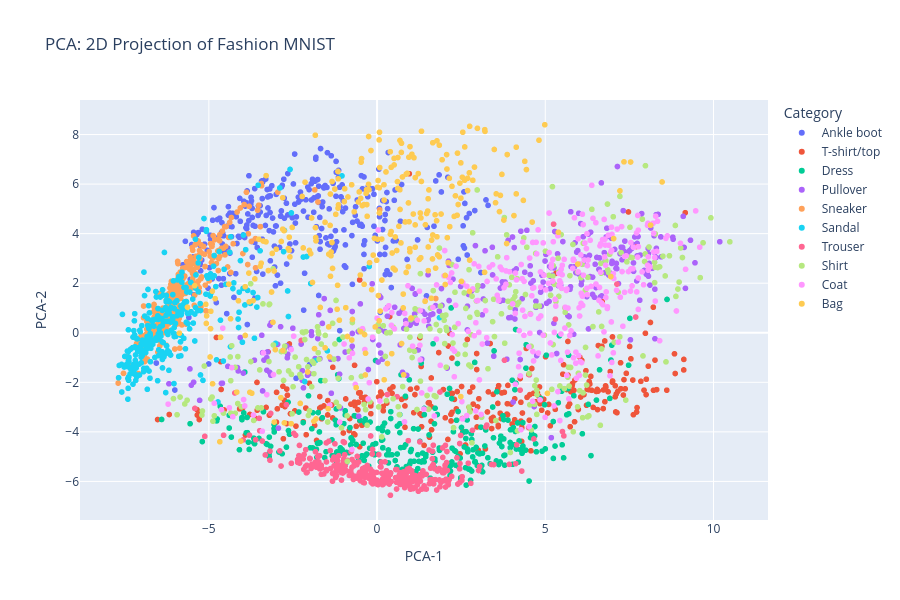

Notebook source saved alongside this figure:
### Markdown cell above
##Step 8: Compare with PCA (Baseline)

PCA is a linear dimensionality reduction technique. It's useful for comparison, but often misses nonlinear patterns that UMAP and t-SNE can detect.

### Code cell
pca = PCA(n_components=2)
pca_result = pca.fit_transform(images_flat)

pca_df = pd.DataFrame()
pca_df['PCA-1'] = pca_result[:, 0]
pca_df['PCA-2'] = pca_result[:, 1]
pca_df['Label'] = label_names

fig = px.scatter(pca_df, x='PCA-1', y='PCA-2', color='Label',
                 title="PCA: 2D Projection of Fashion MNIST",
                 labels={"Label": "Category"}, width=900, height=600)
fig.show()

### Figure 1 — Plotly figure (JSON) as saved in the notebook; plotly's stock layout.template omitted (floating-point values rounded to 4 significant figures; data arrays with more than 128 entries replaced by an {"elided": "..."} marker saying what was removed)
{"data": [{"hovertemplate": "Category=Ankle boot<br>PCA-1=%{x}<br>PCA-2=%{y}<extra></extra>", "legendgroup": "Ankle boot", "marker": {"color": "#636efa", "symbol": "circle"}, "mode": "markers", "name": "Ankle boot", "showlegend": true, "type": "scattergl", "x": {"elided": "295 float values"}, "xaxis": "x", "y": {"elided": "295 float values"}, "yaxis": "y"}, {"hovertemplate": "Category=T-shirt/top<br>PCA-1=%{x}<br>PCA-2=%{y}<extra></extra>", "legendgroup": "T-shirt/top", "marker": {"color": "#EF553B", "symbol": "circle"}, "mode": "markers", "name": "T-shirt/top", "showlegend": true, "type": "scattergl", "x": {"elided": "282 float values"}, "xaxis": "x", "y": {"elided": "282 float values"}, "yaxis": "y"}, {"hovertemplate": "Category=Dress<br>PCA-1=%{x}<br>PCA-2=%{y}<extra></extra>", "legendgroup": "Dress", "marker": {"color": "#00cc96", "symbol": "circle"}, "mode": "markers", "name": "Dress", "showlegend": true, "type": "scattergl", "x": {"elided": "312 float values"}, "xaxis": "x", "y": {"elided": "312 float values"}, "yaxis": "y"}, {"hovertemplate": "Category=Pullover<br>PCA-1=%{x}<br>PCA-2=%{y}<extra></extra>", "legendgroup": "Pullover", "marker": {"color": "#ab63fa", "symbol": "circle"}, "mode": "markers", "name": "Pullover", "showlegend": true, "type": "scattergl", "x": {"elided": "290 float values"}, "xaxis": "x", "y": {"elided": "290 float values"}, "yaxis": "y"}, {"hovertemplate": "Category=Sneaker<br>PCA-1=%{x}<br>PCA-2=%{y}<extra></extra>", "legendgroup": "Sneaker", "marker": {"color": "#FFA15A", "symbol": "circle"}, "mode": "markers", "name": "Sneaker", "showlegend": true, "type": "scattergl", "x": {"elided": "312 float values"}, "xaxis": "x", "y": {"elided": "312 float values"}, "yaxis": "y"}, {"hovertemplate": "Category=Sandal<br>PCA-1=%{x}<br>PCA-2=%{y}<extra></extra>", "legendgroup": "Sandal", "marker": {"color": "#19d3f3", "symbol": "circle"}, "mode": "markers", "name": "Sandal", "showlegend": true, "type": "scattergl", "x": {"elided": "300 float values"}, "xaxis": "x", "y": {"elided": "300 float values"}, "yaxis": "y"}, {"hovertemplate": "Category=Trouser<br>PCA-1=%{x}<br>PCA-2=%{y}<extra></extra>", "legendgroup": "Trouser", "marker": {"color": "#FF6692", "symbol": "circle"}, "mode": "markers", "name": "Trouser", "showlegend": true, "type": "scattergl", "x": {"elided": "321 float values"}, "xaxis": "x", "y": {"elided": "321 float values"}, "yaxis": "y"}, {"hovertemplate": "Category=Shirt<br>PCA-1=%{x}<br>PCA-2=%{y}<extra></extra>", "legendgroup": "Shirt", "marker": {"color": "#B6E880", "symbol": "circle"}, "mode": "markers", "name": "Shirt", "showlegend": true, "type": "scattergl", "x": {"elided": "298 float values"}, "xaxis": "x", "y": {"elided": "298 float values"}, "yaxis": "y"}, {"hovertemplate": "Category=Coat<br>PCA-1=%{x}<br>PCA-2=%{y}<extra></extra>", "legendgroup": "Coat", "marker": {"color": "#FF97FF", "symbol": "circle"}, "mode": "markers", "name": "Coat", "showlegend": true, "type": "scattergl", "x": {"elided": "303 float values"}, "xaxis": "x", "y": {"elided": "303 float values"}, "yaxis": "y"}, {"hovertemplate": "Category=Bag<br>PCA-1=%{x}<br>PCA-2=%{y}<extra></extra>", "legendgroup": "Bag", "marker": {"color": "#FECB52", "symbol": "circle"}, "mode": "markers", "name": "Bag", "showlegend": true, "type": "scattergl", "x": {"elided": "287 float values"}, "xaxis": "x", "y": {"elided": "287 float values"}, "yaxis": "y"}], "layout": {"height": 600, "legend": {"title": {"text": "Category"}, "tracegroupgap": 0}, "title": {"text": "PCA: 2D Projection of Fashion MNIST"}, "width": 900, "xaxis": {"anchor": "y", "domain": [0, 1], "title": {"text": "PCA-1"}}, "yaxis": {"anchor": "x", "domain": [0, 1], "title": {"text": "PCA-2"}}}}
